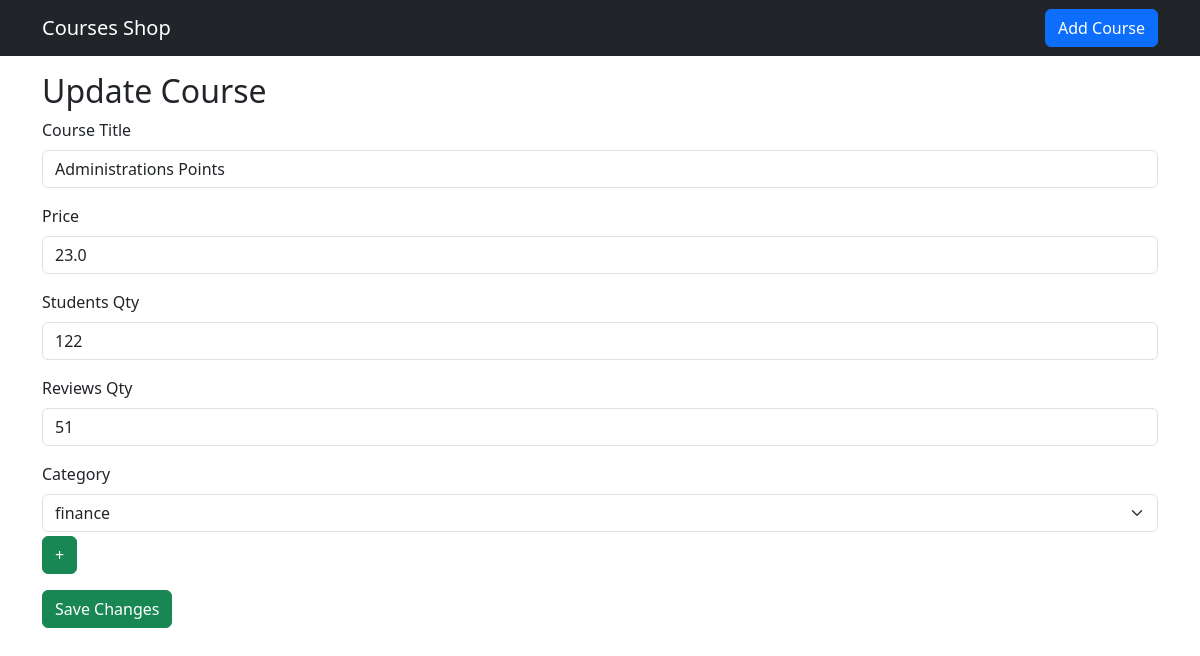
Screenshot of /shop/update/1/ with the database file from the repository.
### shop/models.py (models this page shows, shortened)
class Course(models.Model):
    title      = models.CharField(max_length=255, blank=False, null=False)
    price      = models.FloatField(blank=False, null=False)
    student_qty= models.IntegerField( blank=False, null=False)
    reviews_qty= models.IntegerField(blank=False, null=False)
    category   = models.ForeignKey(Category,on_delete=models.CASCADE, related_name='coursa')
    created_by = models.ForeignKey(User, on_delete=models.CASCADE,related_name='courses')

class Category(models.Model):
    title     = models.CharField(max_length=255, blank=False, null=False)
    created_at= models.DateTimeField(auto_now_add=True)

### shop/views.py (the view, shortened to what this page needs)
# urls.py: path('shop/update/<int:id>/', views.update_course, name='update_course'),
def update_course(request, id):
    course = get_object_or_404(Course, pk=id)
    category = Category.objects.all()
    context = {
        'course': course,
        'category': category,
    }
    return render(request, 'collection/update.html', context)

### templates/collection/update.html (shortened to what this page needs)
{% extends 'base.html' %}
{% block content %}
<h2 class="mt-3">Update Course</h2>
<form method="POST">
    <div class="mb-3">
        <label class="form-label">Course Title</label>
        <input type="text" name="title" value="{{ course.title }}" class="form-control" required>
    </div>
    <div class="mb-3">
        <label class="form-label">Price</label>
        <input type="number" step="0.01" name="price" value="{{ course.price }}" class="form-control" required>
    </div>
    <div class="mb-3">
        <label class="form-label">Students Qty</label>
        <input type="number" name="student_qty" value="{{ course.student_qty }}" class="form-control" required>
    </div>
    <div class="mb-3">
        <label class="form-label">Reviews Qty</label>
        <input type="number" name="reviews_qty" value="{{ course.reviews_qty }}" class="form-control" required>
    </div>
    <div class="mb-3">
        <label class="form-label">Category</label>
        <select name="category" class="form-select" required>
            {% for cat in category %}
                <option value="{{ cat.id }}" {% if cat.id == course.category.id %}selected{% endif %}>
                    {{ cat.title }}
                </option>
            {% endfor %}
        </select>
         <a href="{% url 'add_category' %}?next=update_course&id={{course.id}}" class="btn btn-success mt-1">+</a>
    </div>
    <button type="submit" class="btn btn-success">Save Changes</button>
</form>
{% endblock %}

### rows the page displays
Course: title "Administrations Points", price "23.0", student_qty "122", reviews_qty "51", category "finance"
